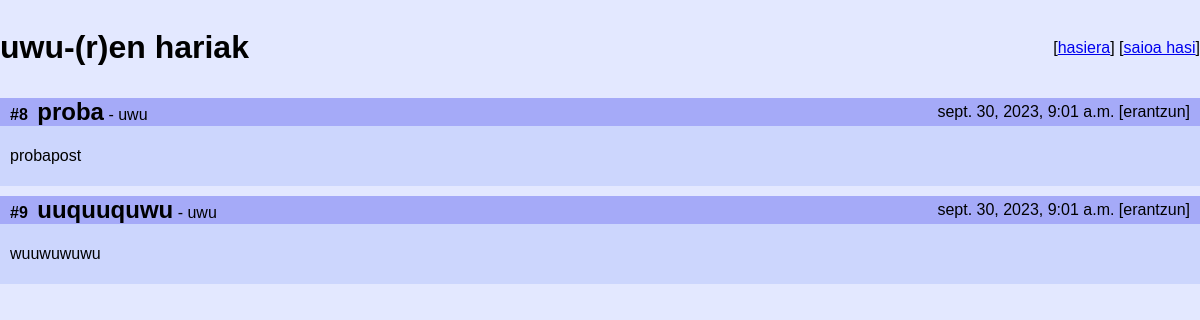
The app's page /autorea/uwu/, older data.
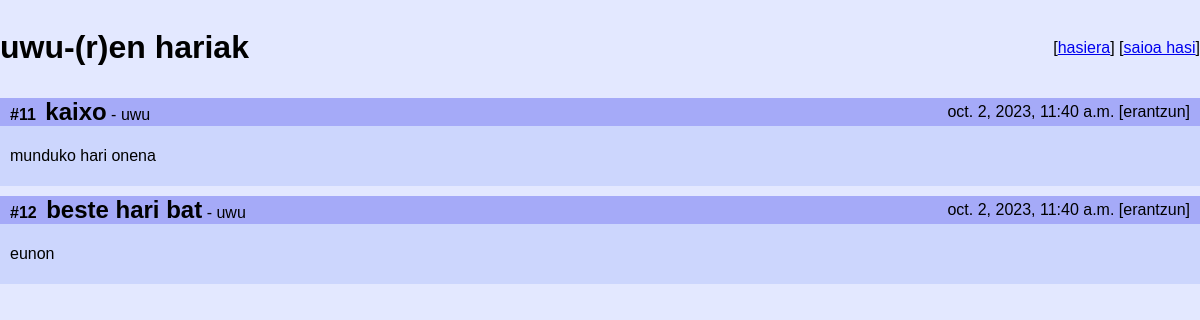
The same page, newer data.
### foro/models.py (models this page shows, shortened)
class Thread(models.Model):
    title = models.CharField(max_length=200)
    author = models.CharField(max_length=100)
    content = models.TextField()
    creation_date = models.DateTimeField(auto_now_add=True)
    bumped = models.DateTimeField(auto_now_add=True)
    votes = models.IntegerField(default=0)
    replies = models.IntegerField(default=0)

### foro/views.py (the view)
# urls.py: path('autorea/<str:author>/', views.autorea, name='autorea'),
def autorea(request, author):
    threads = Thread.objects.filter(author=author)
    return render(request, 'foro/autorea.html', {'author': author, 'threads': threads})

### foro/templates/foro/autorea.html (shortened to what this page needs)
{% load static %}
<!DOCTYPE html>
<html lang="en">
<head>
    <link rel="stylesheet" href="/static/css/foro.css">
</head>
<body>
<div class="global">
    <div class="header">
        <h1>{{ author }}-(r)en hariak</h1>
        <div class="headeritems">
            [<a href="/">hasiera</a>]
            {% if user.is_authenticated %}
                [<a class="loginbutton" href="/logout">saioa itxi</a>]
                [<a class="postbutton" href="/add">igo</a>]
            {% else %}
                [<a class="loginbutton" href="/login">saioa hasi</a>]
            {% endif %}
        </div>
    </div>
    {% for thread in threads %}
        <div class="postdiv">
            <div class="titlediv">
                <span>
                    <span class="threadid">#{{ thread.id }}</span> <a class="threadtitle">{{ thread.title }}</a> - {{ thread.author }}
                </span>
                <span>
                    {{ thread.creation_date }}
                    <a>[erantzun]</a>
                </span>
            </div>
            <div class="contentdiv">
                <p>{{ thread.content }}</p>
            </div>
        </div>
    {% endfor %}
</div>
</body>
</html>

Row changes from the older to the newer data that the page shows:
removed Thread: id "8", title "proba", author "uwu", creation_date "sept. 30, 2023, 9:01 a.m.", content "probapost"
removed Thread: id "9", title "uuquuquwu", author "uwu", creation_date "sept. 30, 2023, 9:01 a.m.", content "wuuwuwuwu"
added Thread: id "11", title "kaixo", author "uwu", creation_date "oct. 2, 2023, 11:40 a.m.", content "munduko hari onena"
added Thread: id "12", title "beste hari bat", author "uwu", creation_date "oct. 2, 2023, 11:40 a.m.", content "eunon"
